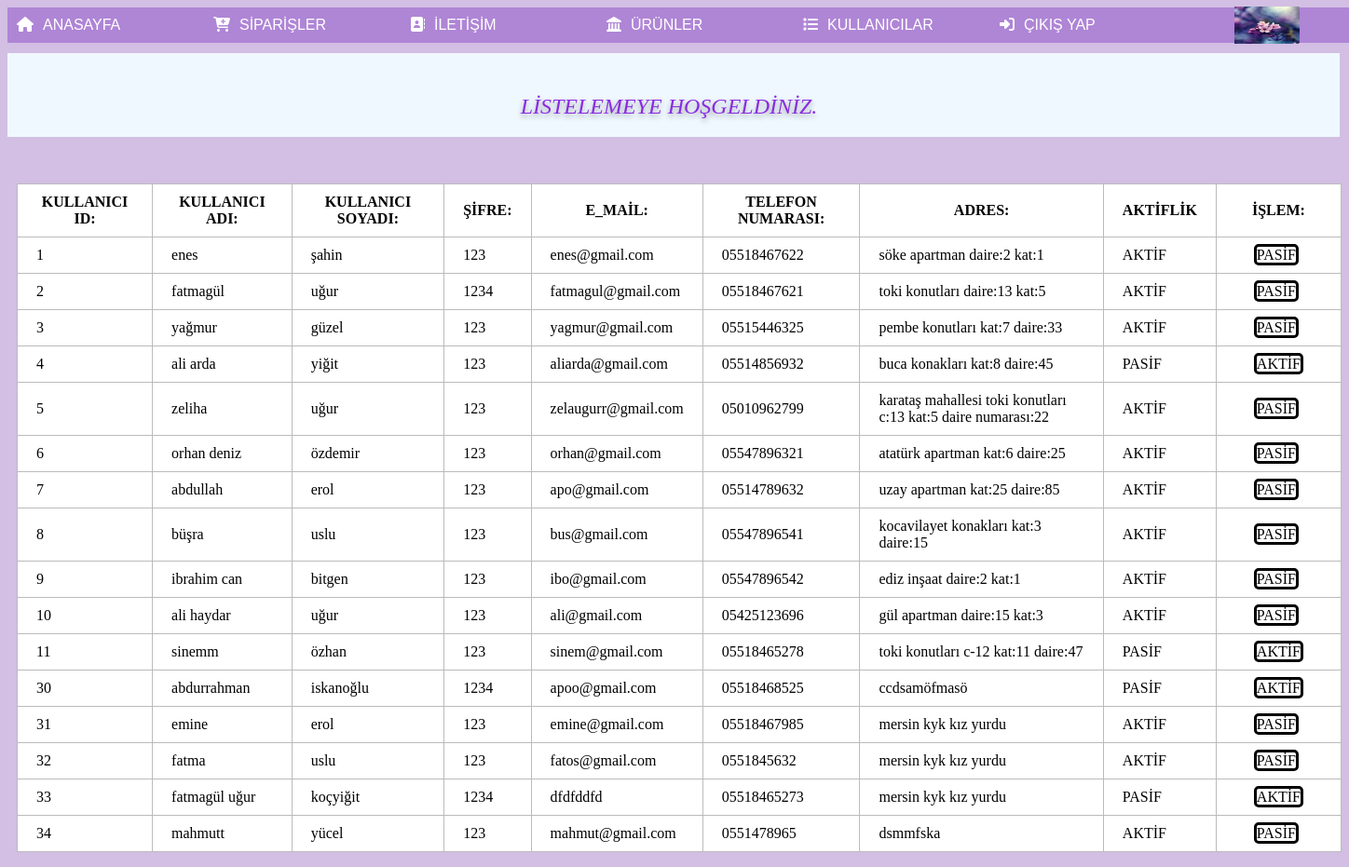
The page /yonetimpaneli/listeleme.php (signed in) on the database its author committed.
### tables this page shows
CREATE TABLE `kullanicilar_tb` (
  `kullanici_id` int(11) NOT NULL AUTO_INCREMENT,
  `kullanici_adi` varchar(50) DEFAULT NULL,
  `kullanici_soyadi` varchar(255) DEFAULT NULL,
  `sifre` varchar(50) DEFAULT NULL,
  `e_mail` varchar(255) DEFAULT NULL,
  `tlfno` varchar(11) DEFAULT NULL,
  `adres` varchar(255) DEFAULT NULL,
  `aktiflik` bit(1) DEFAULT NULL,
  PRIMARY KEY (`kullanici_id`)
);

### yonetimpaneli/listeleme.php (the view, shortened to what this page needs)
<html lang="en">
<head>
    <link rel="stylesheet" href="https://cdnjs.cloudflare.com/ajax/libs/font-awesome/6.5.1/css/all.min.css">
    <link rel="stylesheet" href="css1/yonetim.css">
</head>
<body>
<ul>
<li><a href="index.php"><i class="fa-solid fa-house"></i>ANASAYFA</a></li>
        <li><a href="siparis.php"><i class="fa-solid fa-cart-plus"></i></i>SİPARİŞLER</a></li>
        <li><a href="iletisim.php"><i class="fa-solid fa-address-book"></i>İLETİŞİM</a></li>
        <li><a href="yonetimurunler/urunler.php"><i class="fa-solid fa-landmark"></i>ÜRÜNLER</a></li>
        <li><a href="listeleme.php"><i class="fa-solid fa-list"></i>KULLANICILAR</a></li>
        <?php
          if(@$_SESSION["yonetici_adi"]!=null){
         echo "
           <li><a href='cikis.php'><i class='fa-solid fa-right-to-bracket'></i>ÇIKIŞ YAP</a></li> ";
        }
        ?>
    </ul>
    <img class="icon" src="resimler/cicek.jpg" alt="resim">
    <div class="satanlar"><p><i>LİSTELEMEYE HOŞGELDİNİZ.</i></p></div>
    <form action="$_SERVER[PHP_SELF]" method="post">
    <table border="1"class="tablo">
    <thead>
    <tr>
    <th>KULLANICI ID:</th>
    <th>KULLANICI ADI:</th>
    <th>KULLANICI SOYADI:</th>
    <th>ŞİFRE:</th>
    <th>E_MAİL:</th>
    <th>TELEFON NUMARASI:</th>
    <th>ADRES:</th>
    <th>AKTİFLİK</th>
    <th>İŞLEM:</th>
     </tr>
    </thead>
      <tbody>
    <?php
     $baglan=mysqli_connect("localhost","root","","fatmagulbooks");
     $sorgu=mysqli_query($baglan,"select * from kullanicilar_tb ");
     while($list=mysqli_fetch_array($sorgu)){
        echo "<tr>
        <td>$list[kullanici_id]</td>
        <td>$list[kullanici_adi]</td>
        <td>$list[kullanici_soyadi]</td>
        <td>$list[sifre]</td>
        <td>$list[e_mail]</td>
        <td>$list[tlfno]</td>
        <td>$list[adres]</td>";
        if($list['aktiflik']==true){
          echo" <td>AKTİF</td>
          <td><a href='./pasif.php?id=$list[kullanici_id]' class='duzen'>PASİF</a>
        </td>";
        }
       else{
        echo" <td>PASİF</td>
        <td><a href='./aktif.php?id=$list[kullanici_id]' class='duzen'>AKTİF</a>
      </td>";
       }
       echo"  </tr>";
         }
         ?>
          </tbody>
        </table>
        </form>
</body>
</html>

### yonetimpaneli/css1/yonetim.css (style rules this page uses)
body { background-color: rgb(210, 191, 227); }
ul { list-style-type: none; background-color: rgb(175, 133, 214); width:100%; }
ul li { display: inline-block; width: 200px; padding: 10px; margin-right:27px ; margin-left: -40px; }
ul li a { text-decoration: none; color: white; font-family: Arial, Helvetica, sans-serif; }
i { padding-right:10px ; }
.icon { margin-left: 92%; margin-top: -55px; width: 70px; height: 40px; }
.satanlar { background-color: aliceblue; color: black; width: 1390px; padding: 20px; margin-top: -5px; height: 50px; text-align: center; font-size: x-large; color: blueviolet; text-shadow: 0 3px 6px rgba(0,0,0,0.16),0 3px 6px rgba(0,0,0,0.23) ; }

### yonetimpaneli/listeleme.php (style rules this page uses)
table { border-collapse: collapse; background-color: #fff; margin-top:50px; margin-left:10px; }
table tr, table td, table th { border: 1px solid #bbb; padding: 10px 20px; }
.duzen { text-decoration:none; border-style:solid; border-radius:5px; color:black; margin: 20px 20px 10px 20px; }

### rows shown on the page
kullanicilar_tb: kullanici_id "1", kullanici_adi "enes", kullanici_soyadi "şahin", sifre "123", e_mail "enes@gmail.com", tlfno "05518467622", adres "söke apartman daire:2 kat:1"
kullanicilar_tb: kullanici_id "2", kullanici_adi "fatmagül", kullanici_soyadi "uğur", sifre "1234", e_mail "fatmagul@gmail.com", tlfno "05518467621", adres "toki konutları daire:13 kat:5"
kullanicilar_tb: kullanici_id "3", kullanici_adi "yağmur", kullanici_soyadi "güzel", sifre "123", e_mail "yagmur@gmail.com", tlfno "05515446325", adres "pembe konutları kat:7 daire:33"
kullanicilar_tb: kullanici_id "4", kullanici_adi "ali arda", kullanici_soyadi "yiğit", sifre "123", e_mail "aliarda@gmail.com", tlfno "05514856932", adres "buca konakları kat:8 daire:45"
kullanicilar_tb: kullanici_id "5", kullanici_adi "zeliha", kullanici_soyadi "uğur", sifre "123", e_mail "zelaugurr@gmail.com", tlfno "05010962799", adres "karataş mahallesi toki konutları c:13 kat:5 daire numarası:22"
kullanicilar_tb: kullanici_id "6", kullanici_adi "orhan deniz", kullanici_soyadi "özdemir", sifre "123", e_mail "orhan@gmail.com", tlfno "05547896321", adres "atatürk apartman kat:6 daire:25"
kullanicilar_tb: kullanici_id "7", kullanici_adi "abdullah", kullanici_soyadi "erol", sifre "123", e_mail "apo@gmail.com", tlfno "05514789632", adres "uzay apartman kat:25 daire:85"
kullanicilar_tb: kullanici_id "8", kullanici_adi "büşra", kullanici_soyadi "uslu", sifre "123", e_mail "bus@gmail.com", tlfno "05547896541", adres "kocavilayet konakları kat:3 daire:15"
kullanicilar_tb: kullanici_id "9", kullanici_adi "ibrahim can", kullanici_soyadi "bitgen", sifre "123", e_mail "ibo@gmail.com", tlfno "05547896542", adres "ediz inşaat daire:2 kat:1"
kullanicilar_tb: kullanici_id "10", kullanici_adi "ali haydar", kullanici_soyadi "uğur", sifre "123", e_mail "ali@gmail.com", tlfno "05425123696", adres "gül apartman daire:15 kat:3"
kullanicilar_tb: kullanici_id "11", kullanici_adi "sinemm", kullanici_soyadi "özhan", sifre "123", e_mail "sinem@gmail.com", tlfno "05518465278", adres "toki konutları c-12 kat:11 daire:47"
kullanicilar_tb: kullanici_id "30", kullanici_adi "abdurrahman", kullanici_soyadi "iskanoğlu", sifre "1234", e_mail "apoo@gmail.com", tlfno "05518468525", adres "ccdsamöfmasö"
kullanicilar_tb: kullanici_id "31", kullanici_adi "emine", kullanici_soyadi "erol", sifre "123", e_mail "emine@gmail.com", tlfno "05518467985", adres "mersin kyk kız yurdu"
kullanicilar_tb: kullanici_id "32", kullanici_adi "fatma", kullanici_soyadi "uslu", sifre "123", e_mail "fatos@gmail.com", tlfno "0551845632", adres "mersin kyk kız yurdu"
kullanicilar_tb: kullanici_id "33", kullanici_adi "fatmagül uğur", kullanici_soyadi "koçyiğit", sifre "1234", e_mail "dfdfddfd", tlfno "05518465273", adres "mersin kyk kız yurdu"
kullanicilar_tb: kullanici_id "34", kullanici_adi "mahmutt", kullanici_soyadi "yücel", sifre "123", e_mail "mahmut@gmail.com", tlfno "0551478965", adres "dsmmfska"
